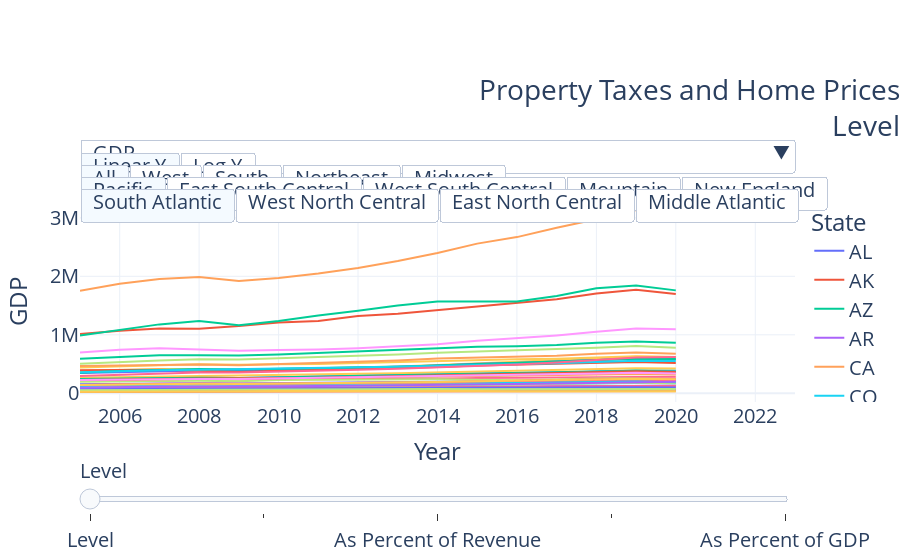

Notebook source saved alongside this figure:
### Code cell
regions_df = pd.read_csv("USCensusRegions.csv")
figs = aggregated_line_dropdown(dfs_dct, regions_df, title = "Property Taxes and Home Prices")
figs.show()
